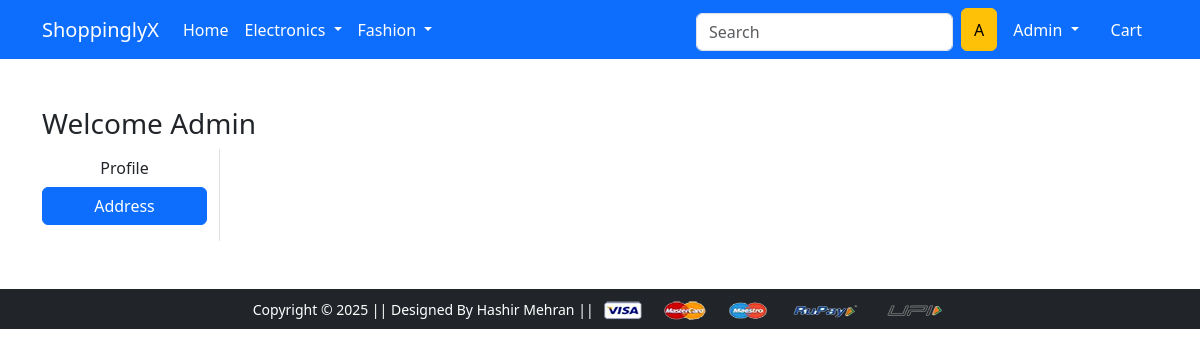
The app's page /address/ (signed in), older data.
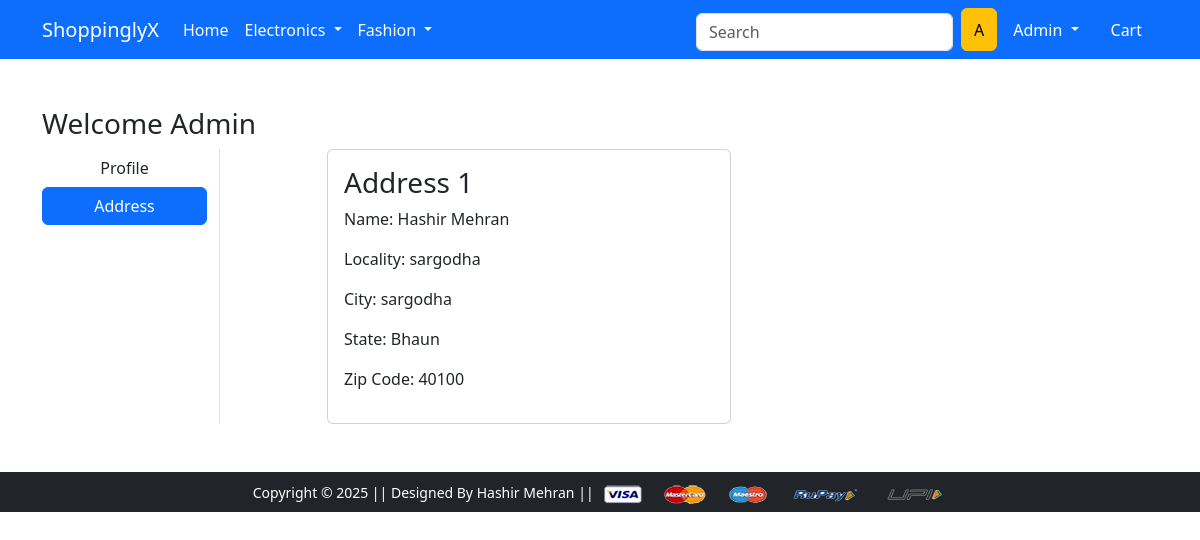
The same page, newer data.
### app/models.py (models this page shows, shortened)
class Customer (models.Model):
    user     = models.ForeignKey(User, on_delete=models.CASCADE)
    name     = models.CharField(max_length=200)
    locality = models.CharField(max_length=200)
    city     = models.CharField(max_length=50)
    zipcode  = models.IntegerField()
    state    = models.CharField(choices=STATES_Choice, max_length=50)

### app/views.py (the view)
# urls.py: path('address/', views.address, name='address'),
@login_required
def address(request):
 add = Customer.objects.filter(user=request.user)
 return render(request, 'app/address.html', {'add': add,'active': 'btn-primary'})

### app/context_processors.py (called while the page is built)
def cart_item_count(request):
    cart_count = 0
    if request.user.is_authenticated:
        cart_count = Cart.objects.filter(user=request.user).count()  # Count items in the cart
    return {'cart_item_count': cart_count}

### app/templates/app/address.html (shortened to what this page needs)
{% extends 'app/base.html' %}
{% load static %}
{% block main-content %}
<div class="container my-5">
 <div class="row">
    <h3>Welcome <span class="text-capitalize">{{ request.user.username }}</span></h3>
  <div class="col-sm-2 border-end">
   <ul class="list-unstyled">
    <li class="d-grid"><a href="{% url 'profile' %}" class="btn">Profile</a></li>
    <li class="d-grid"><a href="{% url 'address' %}" class="btn {{active}}">Address</a></li>
   </ul>
  </div>
  <div class="col-sm-9 offset-sm-1">
   <div class="row">
    {% for  ad in add %}
    <div class="col-sm-6">
     <div class="card">
      <div class="card-body">
       <h3>Address {{forloop.counter}}</h3>
       <p>Name: {{ad.name}}</p>
       <p>Locality: {{ad.locality}}</p>
       <p>City: {{ad.city}}</p>
       <p>State: {{ad.state}}</p>
       <p>Zip Code: {{ad.zipcode}}</p>
      </div>
     </div>
    </div>
    {% endfor %}
   </div>
  </div>
 </div>
</div>
{% endblock main-content %}

Row changes from the older to the newer data that the page shows:
added Customer: name "Hashir Mehran", locality "sargodha", city "sargodha", state "Bhaun", zipcode "40100"
